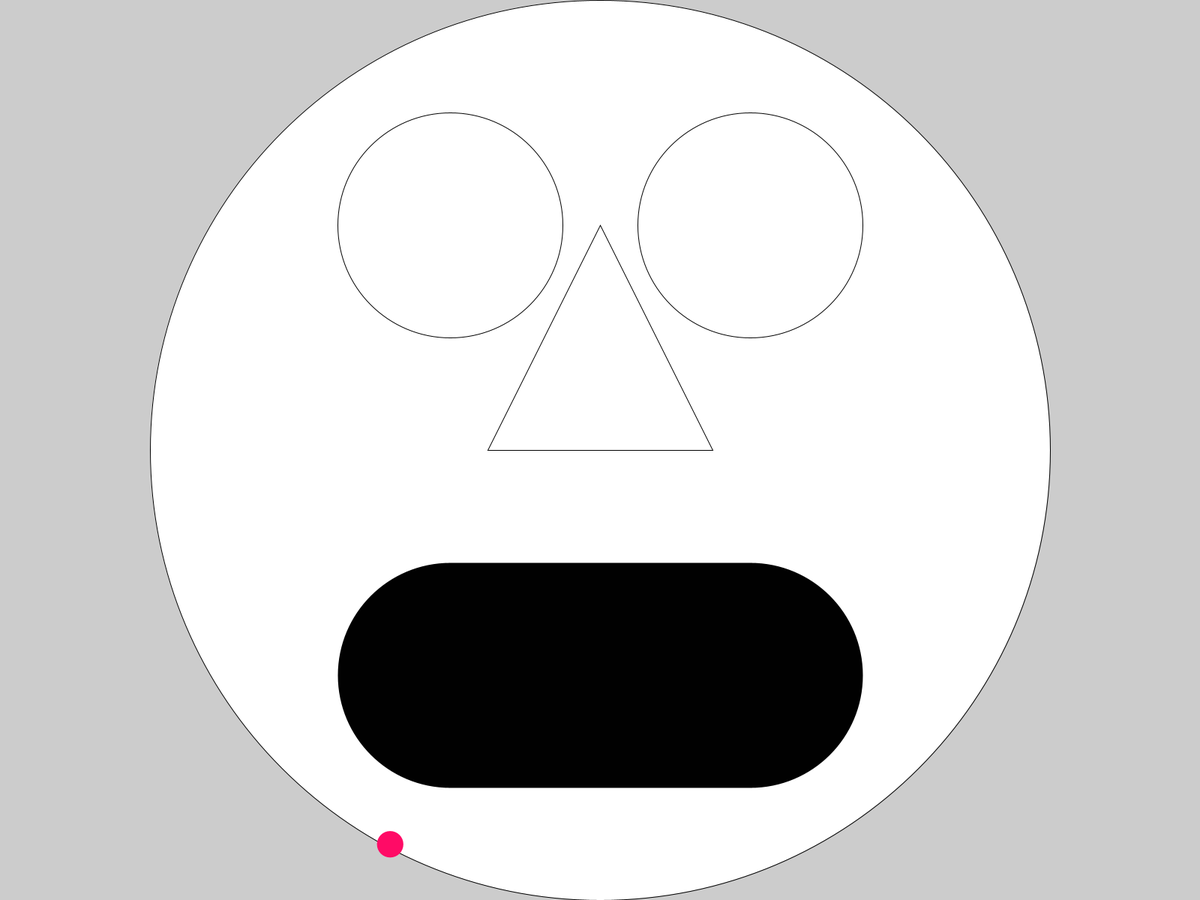
Frame 1 (no input)
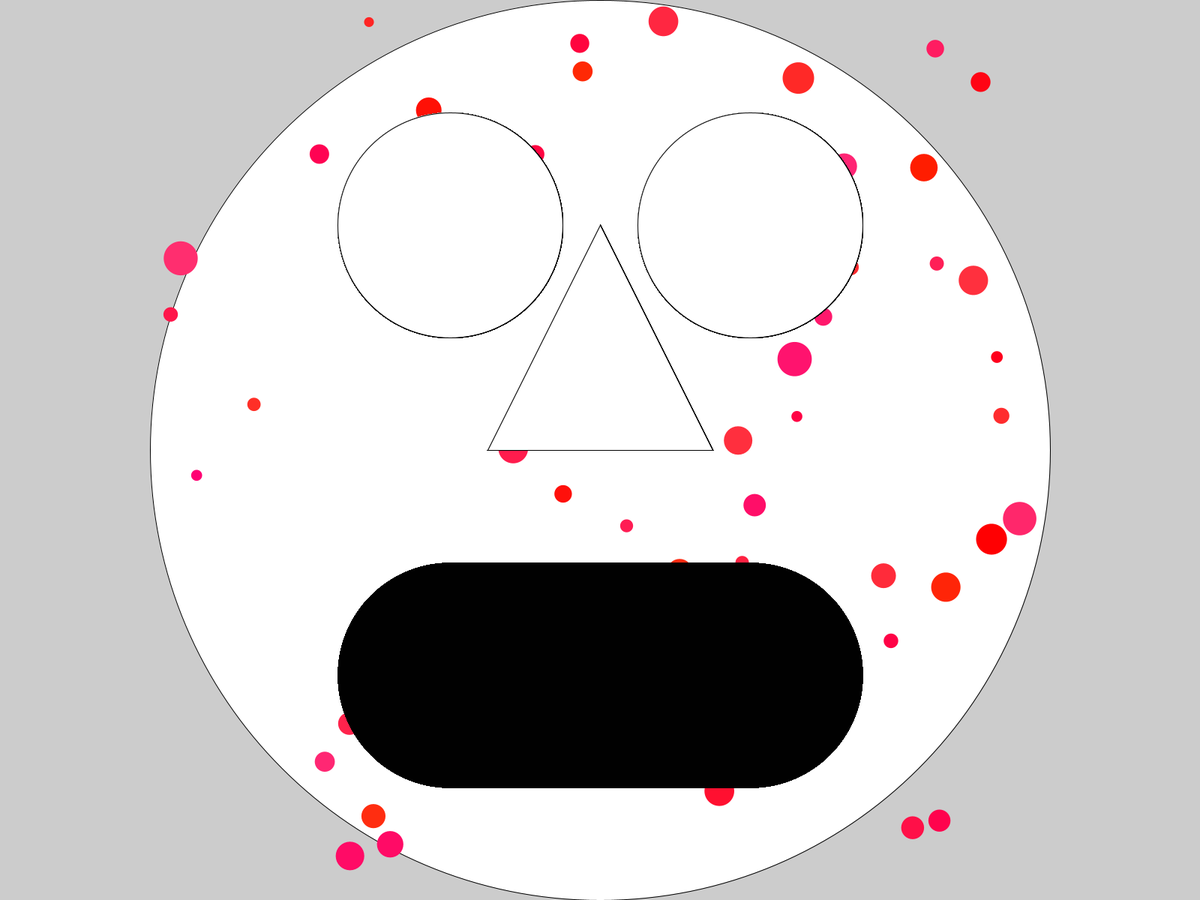
Frame 60 (the mouse pressed at the canvas centre just before this capture)
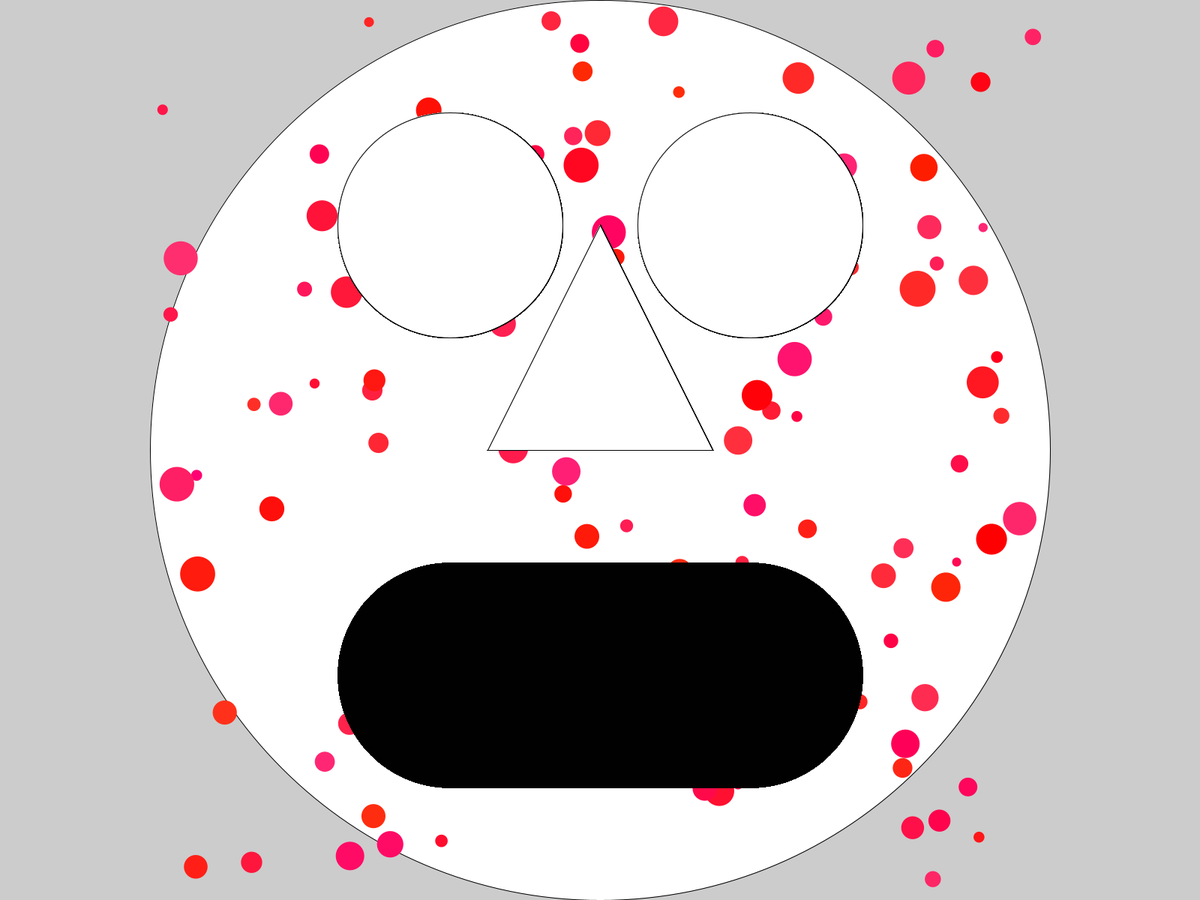
Frame 120 (the mouse held since frame 60 and released just before this capture)

The Processing sketch that drew these frames (run headless with seeded random() and noise(); from frame 60 on, the mouse is pressed at the canvas centre):

// Processing sketch: DynamicMeasles
// ── DynamicMeasles.pde
//Global Variables
int reset, smallerDisplayDimension, mouthOpen;
float rectFaceX, rectFaceY, rectFaceWidth, rectFaceHeight;
float faceX, faceY, faceDiameter;
float leftEyeX, leftEyeY, rightEyeX, rightEyeY, eyeDiameter;
float mouthX1, mouthY1, mouthX2, mouthY2;
float xNose1, yNose1, xNose2, yNose2, xNose3, yNose3;
//
void setup() 
{
  //Display Geometry
fullScreen(); //size(); displayWidth, displayHeight
//Landscape, not square or portrait
println (width, height, displayWidth, displayHeight); //Verification of values
int appWidth = width, appHeight = height; //Swap with displayWidth, displayHeight for testing
println(appWidth, appHeight);
//
//Display Orientation: a few comparisons for IFs
//Computer tells us the orientation, go
String orientation = ( displayWidth >= displayHeight ) ? "Landscape or Square": "Portrait"; 
println("Display Orientation:", orientation); //Verify Veriables
if ( orientation=="Portrait" ) println("Turn your phun");
/*
if ( orientation=="Landscape or Square") 
{
  //Empty IF
} else { 
  println("Turn your phun");
} //FUN */
//
//Variable Population: notice using appWidth & appHeight to move between size() & fullScreen()
smallerDisplayDimension = appHeight; //ALWAYS in Landscape
reset = smallerDisplayDimension / smallerDisplayDimension; //returns "1"
rectFaceX = (appWidth*1/2) - (smallerDisplayDimension*1/2);
rectFaceY =appHeight*0;
rectFaceWidth = smallerDisplayDimension; //Square Shape
rectFaceHeight = smallerDisplayDimension; //Square Shape
faceX = appWidth*1/2;
faceY = appHeight*1/2;
faceDiameter = smallerDisplayDimension;
leftEyeX = appWidth*1.5/4;
leftEyeY = appHeight*1/4;
rightEyeX = appWidth*2.5/4;
rightEyeY = leftEyeY; //Best Practice: change one line of code
eyeDiameter = smallerDisplayDimension*1/4;
mouthX1 = leftEyeX;
mouthY1 = appHeight*3/4;
mouthX2 = rightEyeX;
mouthY2 = mouthY1;
mouthOpen = smallerDisplayDimension*1/4;
xNose1 = faceX;
yNose1 = leftEyeY;
xNose2 = faceX - leftEyeY*1/2;
yNose2 = faceY;
xNose3 = faceX + leftEyeY*1/2;
yNose3 = faceY ;
//
//Face: Circle = Inscribing a Circle in a Square
//Center a circle on display orientation
//rect(rectFaceX, rectFaceY, rectFaceWidth, rectFaceHeight);
ellipse(faceX, faceY, faceDiameter, faceDiameter);
//

} //End setup
//
void draw() 
{
//Measle
float measleDiameter = random(smallerDisplayDimension*1/100 , smallerDisplayDimension*1/25); //Range of measle size: small=*1/100, large=4xbigger (*1/25)
float measleRadius = measleDiameter*1/2;
println (measleRadius);
float measleX = random( rectFaceX+measleRadius, ( ( rectFaceX+rectFaceWidth) - measleRadius) );
float measleY = random( rectFaceY+measleRadius, ( ( rectFaceY+rectFaceHeight) - measleRadius) );
Boolean nightMode=false; //Note: IF-ELSE similar to ternary operator
//color red=#FF0000, measleColour=red, whiteReset=#000000;
color measleColour = ( nightMode==false ) ? color ( 255, random(0,50), random(120) ) : color ( 255, random(0,50), 0 ) ; //ternary operator for day:night
color whiteReset=#FFFFFF; // Note: need ranger here too
//
float measleRectX = measleX-measleDiameter*1/2;
float measleRectY = measleY-measleDiameter*1/2;
float measleWidth = measleDiameter;
float measleHeight = measleDiameter;
//rect( measleRectX, measleRectY, measleWidth, measleHeight);
//random values given other variables (similar to button code)
noStroke(); //Shape outline
fill(measleColour);
ellipse( measleX, measleY, measleDiameter, measleDiameter );
stroke(reset);
fill(whiteReset); //reset to first colour (i.e blackReset
////Left Eye
//rect(leftEyeX-eyeDiameter*1/2, leftEyeY-eyeDiameter*1/2, eyeDiameter, eyeDiameter);
ellipse(leftEyeX, leftEyeY, eyeDiameter, eyeDiameter);
//
//Right Eye
//rect(rightEyeX-eyeDiameter*1/2, rightEyeY-eyeDiameter*1/2, eyeDiameter, eyeDiameter);
ellipse(rightEyeX, rightEyeY, eyeDiameter, eyeDiameter);
//
//Nose
//rect(xNose2, yNose1, xNose3-xNose2, yNose3-yNose1);
triangle(xNose1, yNose1, xNose2, yNose2, xNose3, yNose3);
//
//Mouth
int mouthWidth = int (mouthX2 - mouthX1);
int mouthHeight = mouthOpen;
//rect(mouthX1-mouthOpen*1/2, mouthY1-mouthOpen*1/2, mouthWidth+mouthOpen, mouthHeight);
strokeWeight(mouthOpen); //testing: 100=400/4 mouthOpen=height*1/4
line(mouthX1, mouthY1, mouthX2, mouthY2);
strokeWeight(reset); //reset to 1 pixel
//
} //End draw
//
void keyPressed() {} //End keypressed
//
void mousePressed() {} //End mousePressed
//
//End Main Program

// ── Display.pde
void displaySetup () {}//

// ── Population.pde
void population (){};
